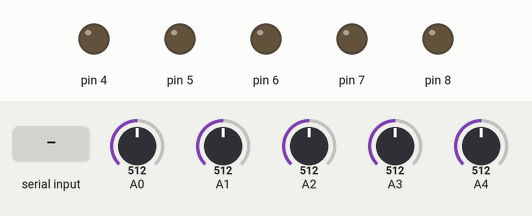
The sketch below on a simulated Arduino Uno, built with avr-gcc and run on an emulated ATmega328P. Parts: output pins drawn as LEDs (lit = HIGH). Inputs (shaded band) come from the test bench; at power-on: A0 = 512, A1 = 512, A2 = 512, A3 = 512, A4 = 512. What the sketch prints to the serial monitor is not drawn.

Above: at 1.2 s.
1.3 s: "1" received over Serial
At 2.3 s:
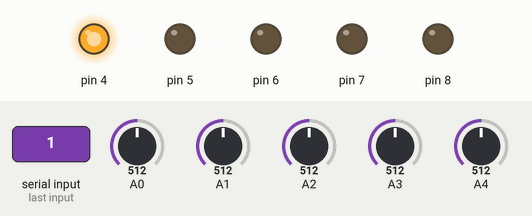
3.0 s: "0" received over Serial
At 4.0 s:
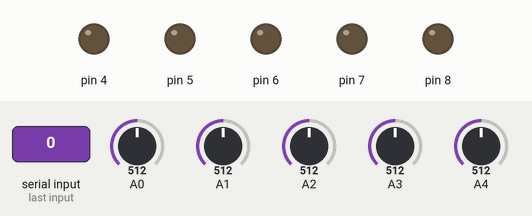
Timing chart, 0 to 6.0 s (numbered marks = the images above; inputs shaded):
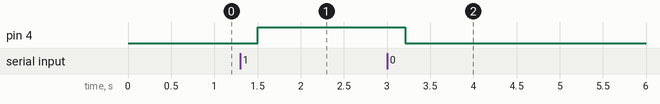

The sketch:

arduino_to_unity.ino
```cpp
#include <SoftwareSerial.h>


String ch;
String vib1;
String vib2;
String vib3;
String vib4;
String vib5;


void setup() {
  // put your setup code here, to run once:

  Serial.begin(9600);

   pinMode(8,OUTPUT);
   pinMode(7,OUTPUT);
   pinMode(6,OUTPUT);
   pinMode(5,OUTPUT);
   pinMode(4,OUTPUT);
   Serial.setTimeout(10);
   delay(10);


}

void loop() {
  // put your main code here, to run repeatedly:

  // read sensor data:
  int raw1 = analogRead(A0);
  int raw2 = analogRead(A1);
  int raw3 = analogRead(A2);
  int raw4 = analogRead(A3);
  int raw5 = analogRead(A4);


Serial.print(raw1);
Serial.print(",");
Serial.print(raw2);
Serial.print(",");
Serial.print(raw3);
Serial.print(",");
Serial.print(raw4);
Serial.print(",");
Serial.println(raw5);
delay(200);


 // read unity data
   if(Serial.available()){
ch = Serial.readString();
vib1 = ch.substring(0,1);
vib2 = ch.substring(1,2);
vib3 = ch.substring(2,3);
vib4 = ch.substring(3,4);
vib5 = ch.substring(4,5);

delay(10);

 // vibrator control
   if(vib1 == "1" )
    {
        digitalWrite(4,HIGH);
    }
     else {
      digitalWrite(4,LOW);
    }

     if(vib2 == "1" )
    {
        digitalWrite(5,HIGH);
    }
     else {
      digitalWrite(5,LOW);
    }

     if(vib3 == "1" )
    {
        digitalWrite(6,HIGH);
    }
     else {
      digitalWrite(6,LOW);
    }

     if(vib4 == "1" )
    {
        digitalWrite(7,HIGH);
    }
     else {
      digitalWrite(7,LOW);
    }

     if(vib5 == "1" )
    {
        digitalWrite(8,HIGH);
    }
     else {
      digitalWrite(8,LOW);
    }
   }
   delay(10);

}
```

Measured:
- after the input at 1.3 s, pin 4: LOW → HIGH after 0.20 s
- after the input at 3.0 s, pin 4: HIGH → LOW after 0.21 s
